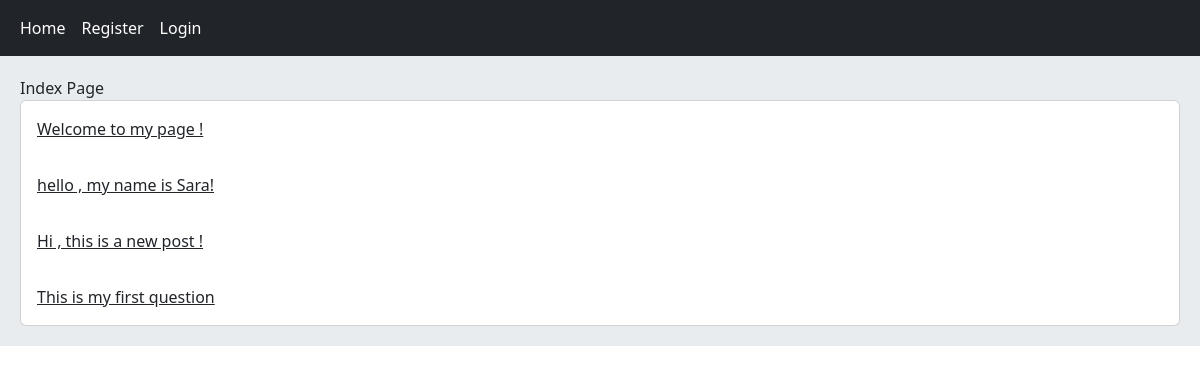
/home/, run on the app's committed database.
### home/models.py (models this page shows, shortened)
class Post(models.Model):
    user = models.ForeignKey(User, on_delete=models.CASCADE ,related_name='posts')
    body = models.TextField()
    slug = models.SlugField()
    created = models.DateTimeField(auto_now_add=True)
    updated = models.DateTimeField(auto_now=True)
    class Meta:
        ordering = ('-created',)
    def get_absolute_url(self):
        return reverse('home:post_detail',args=(self.id,self.slug))

### home/views.py (the view)
# urls.py: path('', views.HomeView.as_view() , name='index'),
class HomeView(View):
    def get(self,request):
        posts = Post.objects.all()
        return render(request, 'home/index.html',{'posts':posts})

### home/templates/home/index.html
{% extends 'base.html' %}
{% block content %}
   Index Page
   <div class="card">
      {% for post in posts %}
         <a href="{{ post.get_absolute_url }}" class="card-body">{{ post.body|truncatewords:8 }}</a>
      {% endfor %}
   </div>
{% endblock %}

### data on the page
Post: body "Welcome to my page !"
Post: body "hello , my name is Sara!"
Post: body "Hi , this is a new post !"
Post: body "This is my first question"
